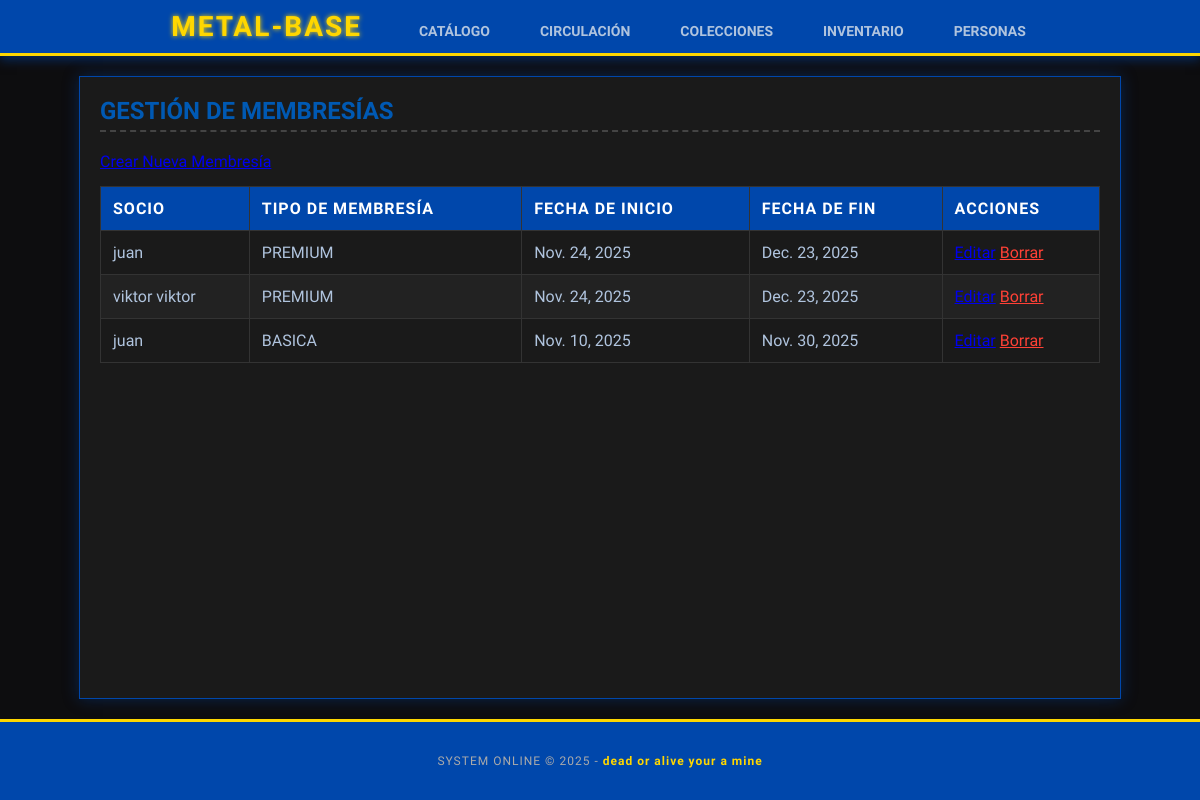
The page /personas/membresias/ on the database as committed earlier.
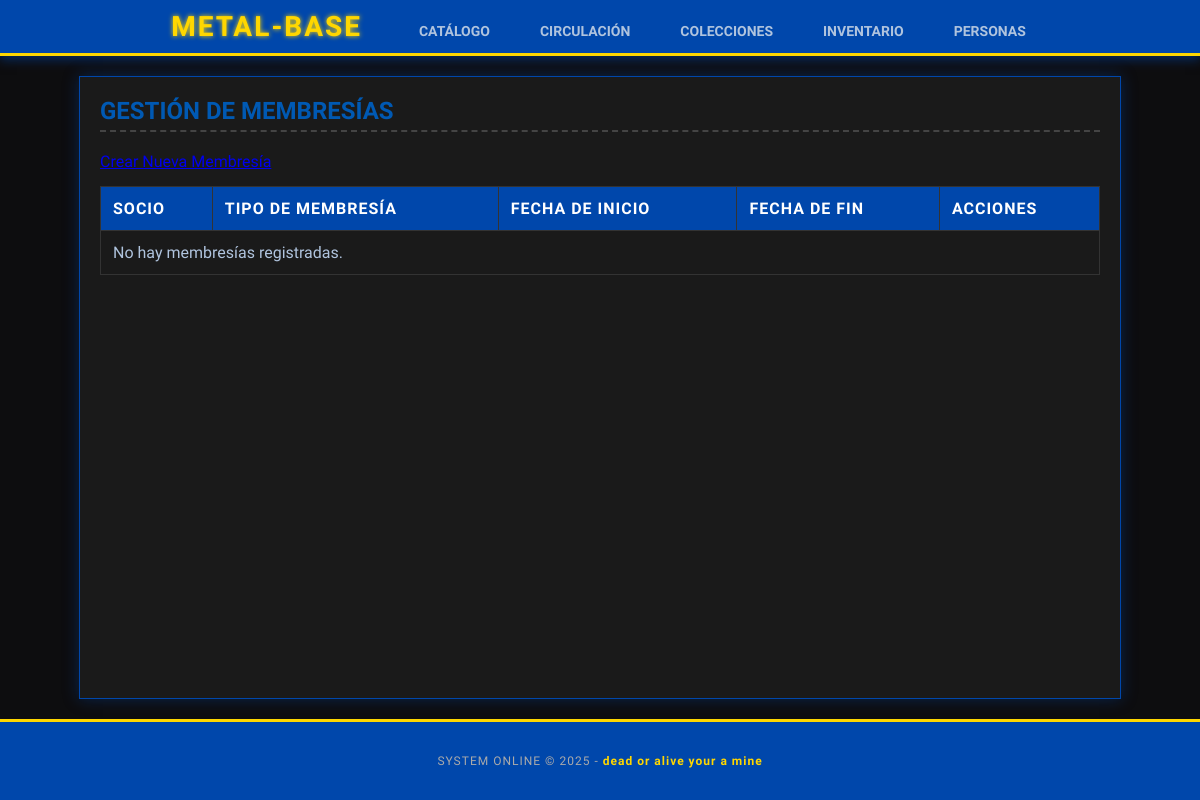
The same page on the database as committed later.
### personas/models.py (models this page shows, shortened)
class Membresia(models.Model):
    BASICA = "BASICA"
    PREMIUM = "PREMIUM"
    TIPOS = [
        (BASICA, "Básica"),
        (PREMIUM, "Premium"),
    ]
    socio = models.ForeignKey(
        Socio, on_delete=models.CASCADE, related_name="membresias"
    )
    tipo = models.CharField(max_length=10, choices=TIPOS, default=BASICA)
    inicio = models.DateField()
    fin = models.DateField()
    class Meta:
        ordering = ["-fin"]
        constraints = [
            models.UniqueConstraint(
                fields=["socio", "inicio", "fin"], name="uniq_membresia_rango_por_socio"
            )
        ]

class Socio(models.Model):
    nombre = models.CharField(max_length=150)
    email = models.EmailField(max_length=150, unique=True)
    telefono = models.CharField(max_length=50, blank=True)
    activo = models.BooleanField(default=True)
    class Meta:
        ordering = ["nombre"]
    def __str__(self):
        return self.nombre

### personas/views.py (the view)
# urls.py: path('membresias/', views.membresias.as_view(), name='membresias'),
class membresias(ListView):
    model = Membresia
    template_name = 'personas/membresia_list.html'
    context_object_name = 'membresias'

### personas/templates/personas/membresia_list.html
{% extends 'base.html' %}
{% block content %}
<h2>Gestión de Membresías</h2>
<a href="{% url 'membresia_create' %}">Crear Nueva Membresía</a>
<table class="table table-striped table-bordered">
    <thead class="thead-dark">
        <tr>
            <th>Socio</th>
            <th>Tipo de Membresía</th>
            <th>Fecha de Inicio</th>
            <th>Fecha de Fin</th>
            <th>Acciones</th> </tr>
    </thead>
    <tbody>
        {% for membresia in membresias %}
        <tr>
            <td>{{ membresia.socio }}</td>
            <td>{{ membresia.tipo }}</td>
            <td>{{ membresia.inicio }}</td>
            <td>{{ membresia.fin }}</td>
            <td>
                <a href="{% url 'membresia_update' membresia.pk %}">Editar</a>
                <a href="{% url 'membresia_delete' membresia.pk %}" style="color: #ff4136;">Borrar</a>
            </td>
        </tr>
        {% empty %}
        <tr>
            <td colspan="5" class="text-center text-muted">No hay membresías registradas.</td>
        </tr>
        {% endfor %}
    </tbody>
</table>
{% endblock %}

### templates/base.html (shortened to what this page needs)
<!doctype html>
<html lang="es">
<head>
</head>
<body>
  <nav>
    <a class="navbar-brand" href="{% url 'home' %}">METAL-BASE</a>
    <div class="navbar-nav">
      <a href="{% url 'catalogo' %}">Catálogo</a>
      <a href="{% url 'circulacion' %}">Circulación</a>
      <a href="{% url 'colecciones' %}">Colecciones</a>
      <a href="{% url 'inventario' %}">Inventario</a>
      <a href="{% url 'personas' %}">Personas</a>
    </div>
  </nav>
  <div class="container">
    {% block content %}
    {% endblock %}
  </div>
  <footer>
    <p>SYSTEM ONLINE &copy; 2025 - <span>dead or alive your a mine</span></p>
  </footer>
</body>
</html>

### templates/base.html (style rules this page uses)
body { margin: 0; font-family: 'Exo 2', sans-serif; background-color: #0d0d0f; color: #B0C4DE; display: flex; flex-direction: column; min-height: 100vh; }
nav { background-color: #0047AB; border-bottom: 3px solid #FFD700; padding: 10px 0; text-align: center; box-shadow: 0 4px 10px rgba(0, 71, 171, 0.5); }
.container { flex: 1; width: 90%; max-width: 1000px; margin: 20px auto; background: #1a1a1a; padding: 20px; border: 1px solid #0047AB; box-shadow: 0 0 15px rgba(0, 71, 171, 0.4); border-radius: 0; }
.navbar-brand { font-family: 'Orbitron', sans-serif; font-size: 28px; font-weight: bold; color: #FFD700; text-decoration: none; margin-left: 20px; text-transform: uppercase; letter-spacing: 2px; text-shadow: 0 0 5px #FFD700; }
.navbar-nav { display: inline-block; margin-left: 30px; }
.navbar-nav a { color: #B0C4DE; text-decoration: none; margin: 0 10px; padding: 6px 12px; border-radius: 0; transition: background 0.3s, color 0.3s; text-transform: uppercase; font-size: 14px; font-weight: 700; border: 1px solid transparent; }
table { width: 100%; border-collapse: collapse; margin-top: 15px; border: 1px solid #0047AB; }
th, td { padding: 12px; border: 1px solid #333; text-align: left; }
th { background-color: #0047AB; color: #FFFFFF; text-transform: uppercase; letter-spacing: 1px; font-family: 'Exo 2', sans-serif; font-weight: 700; }
h1, h2 { font-family: 'Orbitron', sans-serif; color: #0059b3; text-transform: uppercase; margin-top: 0; border-bottom: 2px dashed #444; padding-bottom: 5px; }
footer { background-color: #0047AB; color: #aaa; text-align: center; padding: 20px 0; font-size: 12px; margin-top: auto; border-top: 3px solid #FFD700; letter-spacing: 1px; }
footer span { color: #FFD700; font-weight: bold; }

Rows that differ between the two databases and show on the page:
removed Membresia: socio "juan", tipo "PREMIUM", inicio "Nov. 24, 2025", fin "Dec. 23, 2025"
removed Membresia: socio "viktor viktor", tipo "PREMIUM", inicio "Nov. 24, 2025", fin "Dec. 23, 2025"
removed Membresia: socio "juan", tipo "BASICA", inicio "Nov. 10, 2025", fin "Nov. 30, 2025"
Other text that changed with them:
text now shown: "No hay membresías registradas."
